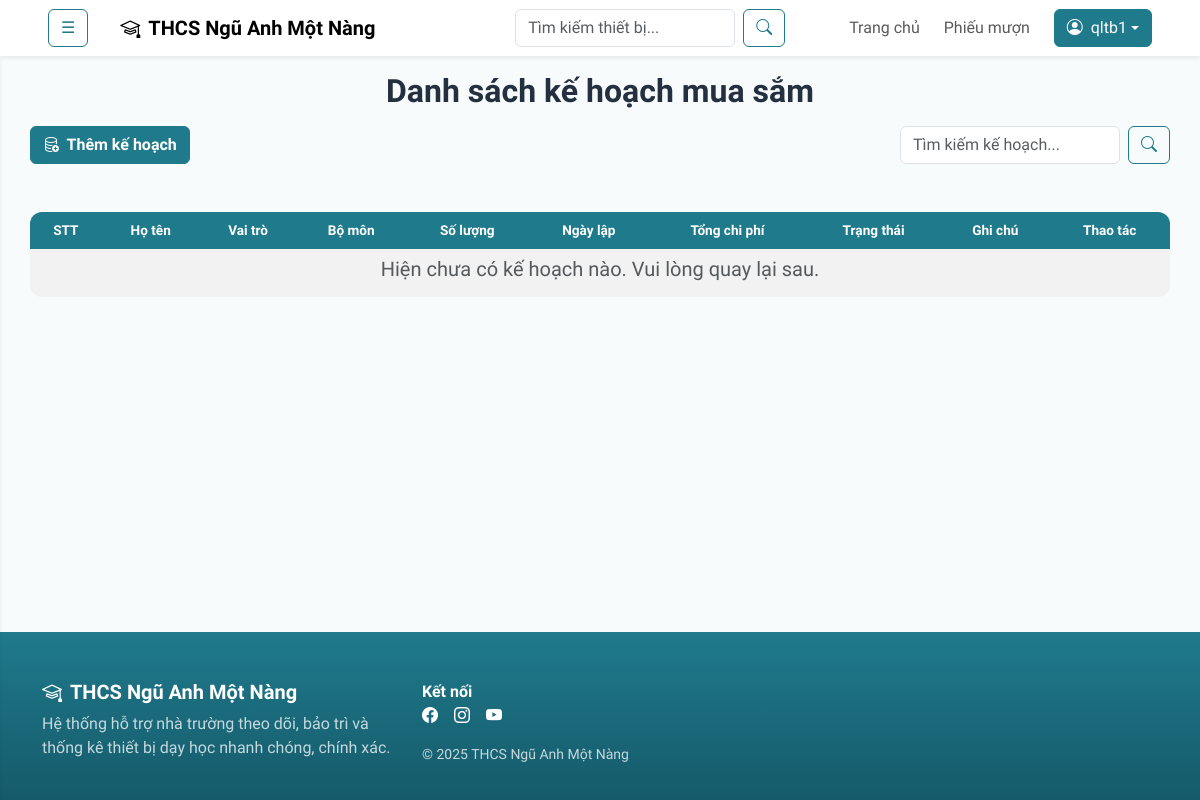
Before: /index.php?page=dskehoachmuasam (signed in) with the older database file.
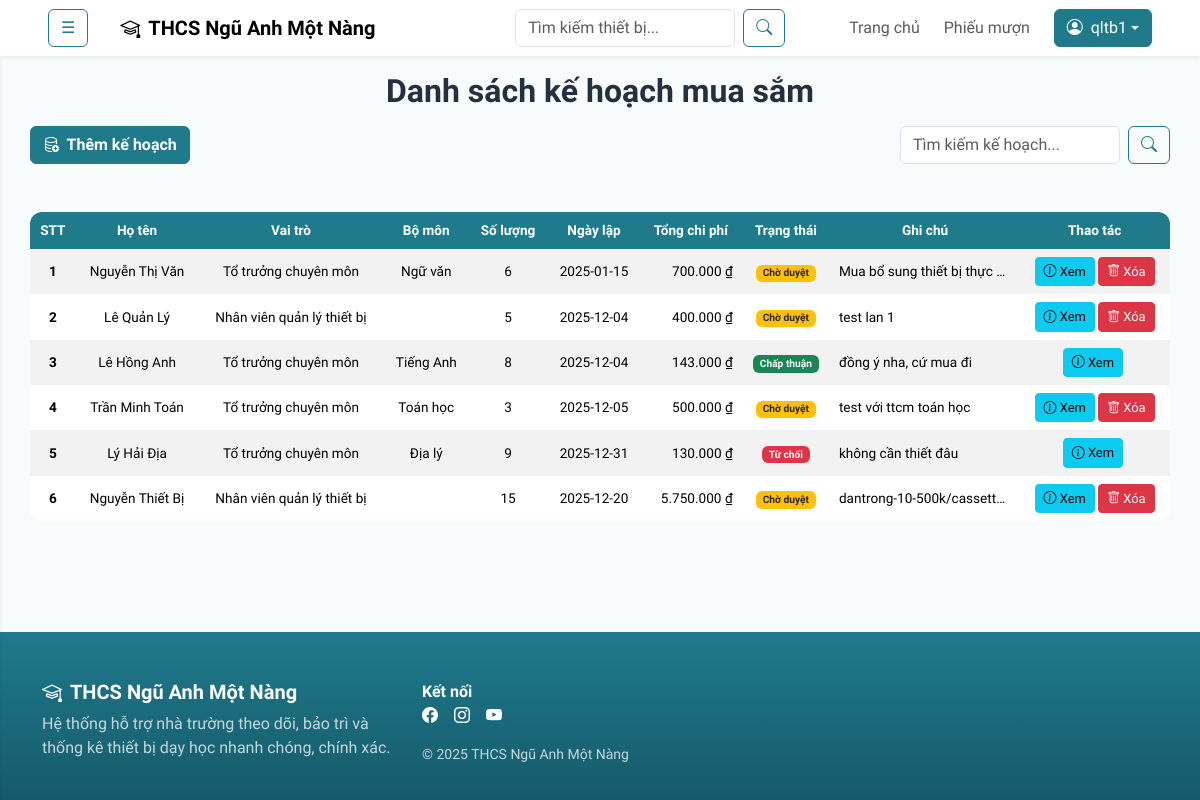
After: the same page with the newer database file.
### tables this page shows
CREATE TABLE `kehoachmuasam` (
  `maKeHoachMuaSam` int(11) NOT NULL,
  `maNguoiDung` int(11) NOT NULL,
  `ngayLap` date NOT NULL,
  `tongChiPhi` decimal(18,2) NOT NULL DEFAULT 0.00,
  `trangThai` varchar(50) NOT NULL,
  `ghiChu` text DEFAULT NULL
);

CREATE TABLE `nguoidung` (
  `maNguoiDung` int(11) NOT NULL,
  `tenDangNhap` varchar(255) NOT NULL,
  `matKhau` varchar(255) NOT NULL,
  `hoTen` varchar(255) DEFAULT NULL,
  `email` varchar(255) DEFAULT NULL,
  `soDienThoai` varchar(255) DEFAULT NULL,
  `maBoMon` int(11) DEFAULT NULL,
  `maVaiTro` int(11) DEFAULT NULL
);

CREATE TABLE `vaitro` (
  `maVaiTro` int(11) NOT NULL,
  `tenVaiTro` varchar(255) DEFAULT NULL,
  `moTa` text DEFAULT NULL
);

CREATE TABLE `bomon` (
  `maBoMon` int(11) NOT NULL,
  `tenBoMon` varchar(100) NOT NULL,
  `moTa` text DEFAULT NULL
);

### App/Models/mKeHoachMuaSam.php (called while the page is built, shortened)
<?php
class modelKeHoachMuaSam {
    public function selectAllKeHoachMuaSam() {
        $p = new clsKetNoi();
        $truyvan = "SELECT ms.*, nd.hoTen, vt.tenVaiTro, bm.tenBoMon, SUM(ct.soLuong) AS soLuongMuaSam
                    FROM kehoachmuasam ms
                    LEFT JOIN nguoidung nd ON ms.maNguoiDung = nd.maNguoiDung
                    LEFT JOIN vaitro vt ON nd.maVaiTro = vt.maVaiTro
                    LEFT JOIN bomon bm ON nd.maBoMon = bm.maBoMon
                    LEFT JOIN chitietkehoachmuasam ct ON ms.maKeHoachMuaSam = ct.maKeHoachMuaSam
                    GROUP BY ms.maKeHoachMuaSam";
        $con = $p->moketnoi();
        $kq = mysqli_query($con, $truyvan);
        return $kq;
    }
}
?>

### App/Controllers/cKeHoachMuaSam.php (called while the page is built, shortened)
<?php
include_once('App/Models/mKeHoachMuaSam.php');
class controlKeHoachMuaSam {
    public function getAllKeHoachMuaSam() {
        $p = new modelKeHoachMuaSam();
        $kq = $p->selectAllKeHoachMuaSam();
        if(mysqli_num_rows($kq) > 0) {
            return $kq;
        } else {
            return false;
        }
    }
}
?>

### App/Views/totruong/kehoachmuasam/dskehoachmuasam.php (the view, shortened to what this page needs)
<h2 class="text-center fw-semibold my-3">Danh sách kế hoạch mua sắm</h2>
<div class="d-flex mx-auto justify-content-between align-items-center" style="width: 95%">
    <a href="index.php?page=themkehoachmuasam" class="btn btn-primary fw-semibold"><i class="bi bi-database-add me-1"></i> Thêm kế hoạch</a>
    <form class="d-flex" action="index.php" method="get">
        <input class="form-control me-2" type="text" name="keyword" placeholder="Tìm kiếm kế hoạch..." style="width: 220px;">
        <button class="btn btn-outline-primary" type="submit"><i class="bi bi-search"></i></button>
    </form>
</div>
<div class="d-flex justify-content-center">
    <div class="table-responsive my-5" style="width: 95%;">
        <table class="table table-striped table-hover table-borderless align-middle" style="font-size: 0.85em;">
            <thead class="text-center">
                <tr>
                    <th>STT</th>
                    <th>Họ tên</th>
                    <th>Vai trò</th>
                    <th>Bộ môn</th>
                    <th>Số lượng</th>
                    <th>Ngày lập</th>
                    <th>Tổng chi phí</th>
                    <th>Trạng thái</th>
                    <th>Ghi chú</th>
                    <th>Thao tác</th>
                </tr>
            </thead>
            <tbody>
            <?php
            include_once('App/Controllers/cKeHoachMuaSam.php');
            $p = new controlKeHoachMuaSam();
            if(isset($_GET['keyword'])) {
                $keyword = $_GET['keyword'];
                $kq = $p->searchKeHoachMuaSam($keyword);
            } else {
                $kq = $p->getAllKeHoachMuaSam();
            }
            if ($kq && $kq->num_rows > 0) {
                $dem = 0;
                while ($r = $kq->fetch_assoc()) {
                    $dem++;
                    echo '<tr>';
                        echo '<td class="text-center"><strong>' . $dem . '</strong></td>';
                        echo '<td class="text-center">' . $r['hoTen'] . '</td>';
                        echo '<td class="text-center">' . $r['tenVaiTro'] . '</td>';
                        echo '<td class="text-center">' . $r['tenBoMon'] . '</td>';
                        echo '<td class="text-center">' . $r['soLuongMuaSam'] . '</td>';
                        echo '<td class="text-center">' . $r['ngayLap'] . '</td>';
                        echo '<td class="text-end">' . number_format($r['tongChiPhi'], 0, ',', '.') . ' ₫</td>';
                        echo '<td class="text-center">';
                            switch ($r['trangThai']) {
                                case "Chờ duyệt": echo '<span class="badge bg-warning text-dark">' . $r['trangThai'] . '</span>'; break;
                                case "Chấp thuận": echo '<span class="badge bg-success">' . $r['trangThai'] . '</span>'; break;
                                case "Từ chối": echo '<span class="badge bg-danger">' . $r['trangThai'] . '</span>'; break;
                            }
                        echo '</td>';
                        echo '<td>' . $r['ghiChu'] . '</td>';
                        echo '<td class="text-center">';
                            echo '<a href="index.php?page=xemkehoachmuasam&maKeHoachMuaSam=' . $r['maKeHoachMuaSam'] . '" class="btn btn-sm btn-info" style="font-size: 0.95em;"><i class="bi bi-info-circle"></i> Xem</a>&nbsp;';
                            if ($r['trangThai'] == "Chờ duyệt") {
                                echo '<a href="index.php?page=xoakehoachmuasam&action=delete&maKeHoachMuaSam=' . $r['maKeHoachMuaSam'] . '" class="btn btn-sm btn-danger" style="font-size: 0.95em;" onclick="return confirm(\'Bạn có chắc muốn xóa kế hoạch này không?\')"><i class="bi bi-trash"></i> Xóa</a>';
                            }
                        echo '</td>';
                    echo '</tr>';
                }
            } else {
                echo '<tr><td colspan="10"><h5 class="text-center text-muted">Hiện chưa có kế hoạch nào. Vui lòng quay lại sau.</h5></td></tr>';
            }
            ?>
            </tbody>
        </table>
    </div>
</div>

Changed rows visible on the page:
added kehoachmuasam: maNguoiDung.hoTen "Nguyễn Thị Văn", vaitro.tenVaiTro "Tổ trưởng chuyên môn", bomon.tenBoMon "Ngữ văn", soLuongMuaSam "6", ngayLap "2025-01-15", tongChiPhi "700.000", trangThai "Chờ duyệt", ghiChu "Mua bổ sung thiết bị thực…"
added kehoachmuasam: maNguoiDung.hoTen "Lê Quản Lý", vaitro.tenVaiTro "Nhân viên quản lý thiết bị", soLuongMuaSam "5", ngayLap "2025-12-04", tongChiPhi "400.000", trangThai "Chờ duyệt", ghiChu "test lan 1"
added kehoachmuasam: maNguoiDung.hoTen "Lê Hồng Anh", vaitro.tenVaiTro "Tổ trưởng chuyên môn", bomon.tenBoMon "Tiếng Anh", soLuongMuaSam "8", ngayLap "2025-12-04", tongChiPhi "143.000", trangThai "Chấp thuận", ghiChu "đồng ý nha, cứ mua đi"
added kehoachmuasam: maNguoiDung.hoTen "Trần Minh Toán", vaitro.tenVaiTro "Tổ trưởng chuyên môn", bomon.tenBoMon "Toán học", soLuongMuaSam "3", ngayLap "2025-12-05", tongChiPhi "500.000", trangThai "Chờ duyệt", ghiChu "test với ttcm toán học"
added kehoachmuasam: maNguoiDung.hoTen "Lý Hải Địa", vaitro.tenVaiTro "Tổ trưởng chuyên môn", bomon.tenBoMon "Địa lý", soLuongMuaSam "9", ngayLap "2025-12-31", tongChiPhi "130.000", trangThai "Từ chối", ghiChu "không cần thiết đâu"
added kehoachmuasam: maNguoiDung.hoTen "Nguyễn Thiết Bị", vaitro.tenVaiTro "Nhân viên quản lý thiết bị", soLuongMuaSam "15", ngayLap "2025-12-20", tongChiPhi "5.750.000", trangThai "Chờ duyệt", ghiChu "dantrong-10-500k/cassett…"
Other visible differences:
text no longer shown: "Hiện chưa có kế hoạch nào. Vui lòng quay lại sau."
